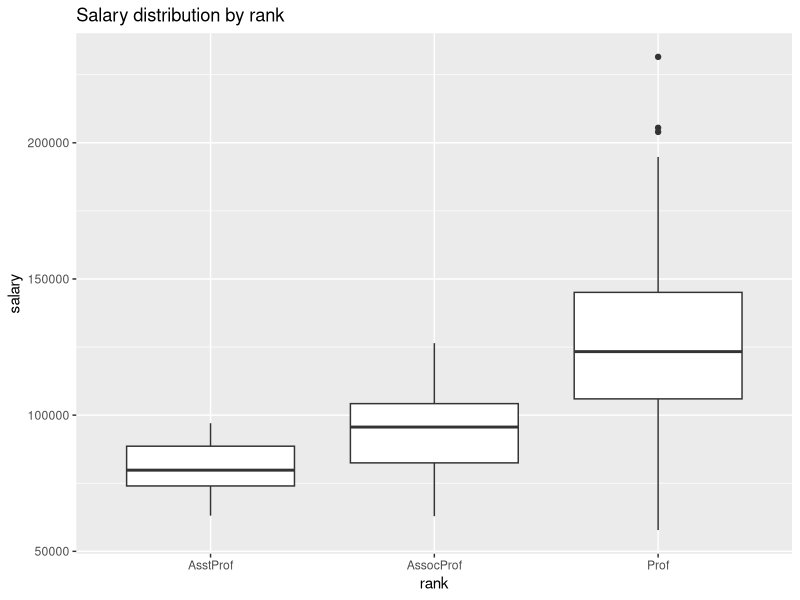

Recreate this plot in R.
library(ggplot2)
data(Salaries, package = "carData")


plot_data<-Salaries
# View(plot_data)
ggplot(
  Salaries,
  aes(
    y=salary,
    x=rank
  )
)+
  geom_boxplot()+
  labs(title = "Salary distribution by rank")